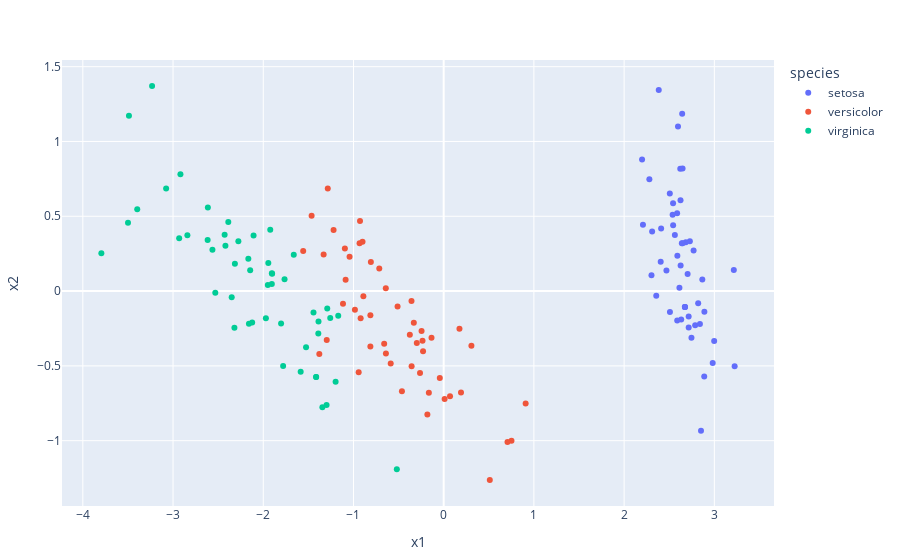

Notebook code cell kept with this figure:
### Code cell
plot(components, x=:x1, y=:x2, color=:species, mode="markers")
